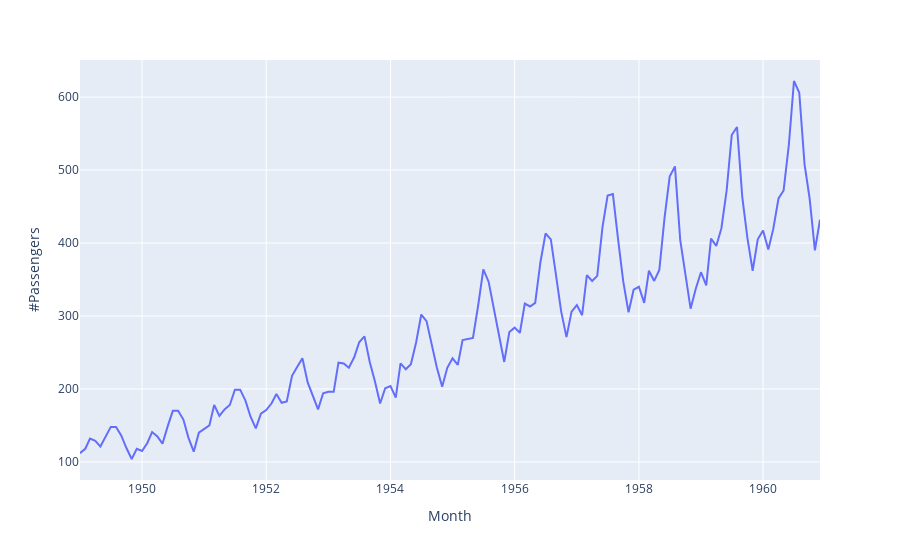

Here is the notebook cell this chart was saved with:
### Code cell
fig = px.line(df, x='Month', y='#Passengers', title='')
fig.show()

### Figure 1 — Plotly figure (JSON) as saved in the notebook; plotly's stock layout.template omitted (floating-point values rounded to 4 significant figures; data arrays with more than 128 entries replaced by an {"elided": "..."} marker saying what was removed)
{"data": [{"hovertemplate": "Month=%{x}<br>#Passengers=%{y}<extra></extra>", "legendgroup": "", "line": {"color": "#636efa", "dash": "solid"}, "marker": {"symbol": "circle"}, "mode": "lines", "name": "", "orientation": "v", "showlegend": false, "type": "scatter", "x": {"elided": "144 str values"}, "xaxis": "x", "y": {"elided": "144 int values"}, "yaxis": "y"}], "layout": {"legend": {"tracegroupgap": 0}, "margin": {"t": 60}, "xaxis": {"anchor": "y", "domain": [0, 1], "title": {"text": "Month"}}, "yaxis": {"anchor": "x", "domain": [0, 1], "title": {"text": "#Passengers"}}}}
